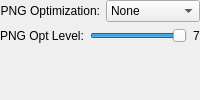
              <widget class="QWidget" name="png">
               <attribute name="title">
                <string>PNG</string>
               </attribute>
               <layout class="QVBoxLayout" name="verticalLayout_9">
                <property name="leftMargin">
                 <number>0</number>
                </property>
                <property name="topMargin">
                 <number>0</number>
                </property>
                <property name="rightMargin">
                 <number>0</number>
                </property>
                <property name="bottomMargin">
                 <number>0</number>
                </property>
                <item>
                 <layout class="QHBoxLayout" name="horizontalLayout_15">
                  <item>
                   <widget class="QLabel" name="pngOptModeLabel">
                    <property name="text">
                     <string>PNG Optimization:</string>
                    </property>
                    <property name="alignment">
                     <set>Qt::AlignRight|Qt::AlignTrailing|Qt::AlignVCenter</set>
                    </property>
                   </widget>
                  </item>
                  <item>
                   <widget class="QComboBox" name="pngOptModeComboBox">
                    <property name="toolTip">
                     <string>&lt;html&gt;&lt;head/&gt;&lt;body&gt;&lt;p&gt;&lt;span style=&quot; font-size:18pt; font-weight:600;&quot;&gt;PNG Optimization&lt;/span&gt;&lt;/p&gt;&lt;p&gt;Optimizes the png's file size.&lt;/p&gt;&lt;p&gt;&lt;span style=&quot; font-size:14pt; font-weight:600;&quot;&gt;None&lt;/span&gt;&lt;/p&gt;&lt;p&gt;No optimization at all(fastest).&lt;/p&gt;&lt;p&gt;&lt;span style=&quot; font-size:14pt; font-weight:600;&quot;&gt;Lossless&lt;/span&gt;&lt;/p&gt;&lt;p&gt;&lt;span style=color:#323333;&quot;&gt;Uses optipng to optimize the filesize. The reduction is mostly small but doesn't harm image quality.&lt;/span&gt;&lt;/p&gt;&lt;p&gt;&lt;span style=&quot; font-size:14pt; font-weight:600;&quot;&gt;Lossy&lt;/span&gt;&lt;/p&gt;&lt;p&gt;&lt;span style=color:#323333;&quot;&gt;Uses pngquant to optimize the filesize. The reduction is mostly about 70%, but the image quality gets a bit worse.&lt;/span&gt;&lt;/p&gt;&lt;/body&gt;&lt;/html&gt;</string>
                    </property>
                    <item>
                     <property name="text">
                      <string>None</string>
                     </property>
                    </item>
                    <item>
                     <property name="text">
                      <string>Lossless</string>
                     </property>
                    </item>
                    <item>
                     <property name="text">
                      <string>Lossy</string>
                     </property>
                    </item>
                   </widget>
                  </item>
                 </layout>
                </item>
                <item>
                 <layout class="QHBoxLayout" name="horizontalLayout_12">
                  <item>
                   <widget class="QLabel" name="pngOptLevelLabel">
                    <property name="text">
                     <string>PNG Opt Level:</string>
                    </property>
                   </widget>
                  </item>
                  <item>
                   <widget class="QSlider" name="pngOptLevelSlider">
                    <property name="toolTip">
                     <string>&lt;html&gt;&lt;head/&gt;&lt;body&gt;&lt;p&gt;&lt;span style=&quot; font-size:18pt; font-weight:600;&quot;&gt;PNG Optimization level&lt;/span&gt;&lt;/p&gt;&lt;p&gt;Sets the optimization value for the losless png optimizer. A value of 2 is most of the time sufficent.&lt;p&gt;1 = least possible optimization&lt;/p&gt;&lt;p&gt;2-7 apply better optimization(higher values take longer)&lt;/p&gt;&lt;/body&gt;&lt;/html&gt;</string>
                    </property>
                    <property name="minimum">
                     <number>1</number>
                    </property>
                    <property name="maximum">
                     <number>7</number>
                    </property>
                    <property name="pageStep">
                     <number>1</number>
                    </property>
                    <property name="value">
                     <number>7</number>
                    </property>
                    <property name="orientation">
                     <enum>Qt::Horizontal</enum>
                    </property>
                   </widget>
                  </item>
                  <item>
                   <widget class="QLabel" name="pngOptLevelText">
                    <property name="text">
                     <string>7</string>
                    </property>
                   </widget>
                  </item>
                 </layout>
                </item>
                <item>
                 <spacer name="verticalSpacer_4">
                  <property name="orientation">
                   <enum>Qt::Vertical</enum>
                  </property>
                  <property name="sizeHint" stdset="0">
                   <size>
                    <width>20</width>
                    <height>40</height>
                   </size>
                  </property>
                 </spacer>
                </item>
               </layout>
              </widget>
